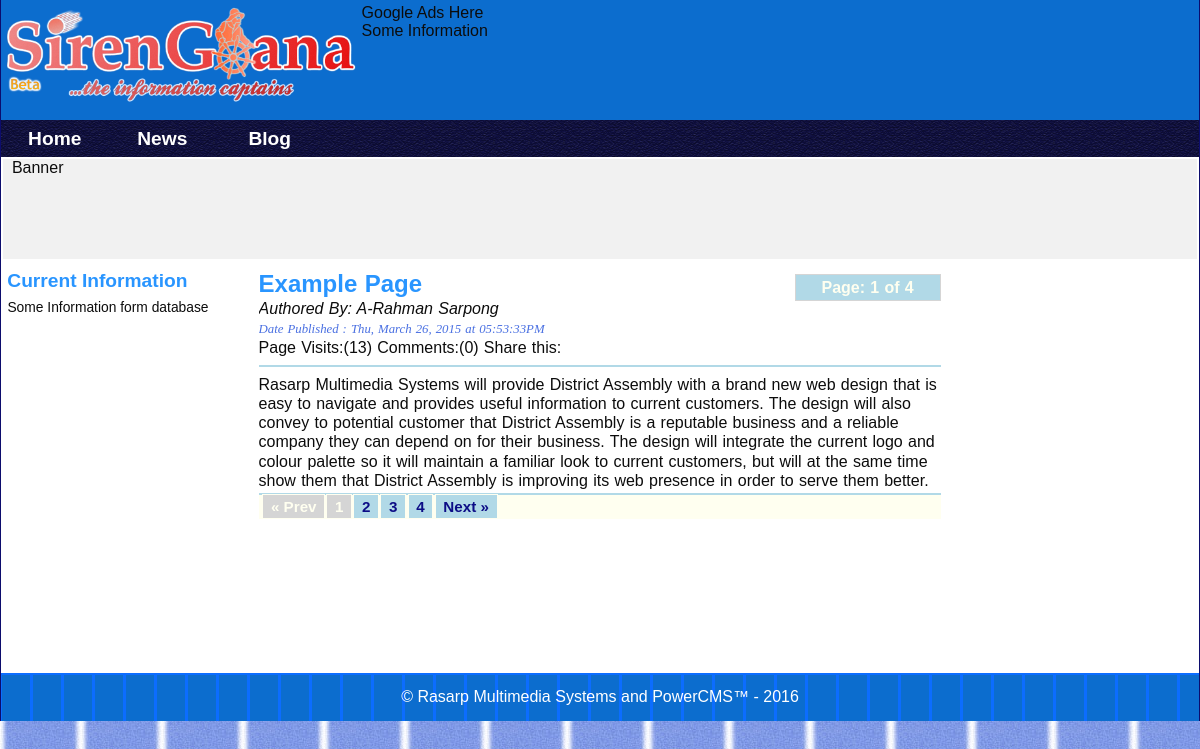
The page /?page=1&action=display&target=Blog&cpos=2 on the database its author committed.
### tables this page shows
CREATE TABLE IF NOT EXISTS `sitemenu` (
`Id` int(11) unsigned NOT NULL,
  `Nav_name` varchar(20) NOT NULL,
  `Nav_type` varchar(20) DEFAULT NULL,
  `Nav_level` int(5) DEFAULT NULL,
  `Position` int(10) NOT NULL,
  `Visible` enum('Y','N') DEFAULT NULL,
  `Featured` enum('Yes','No') NOT NULL DEFAULT 'No'
);

CREATE TABLE IF NOT EXISTS `pages` (
`Id` int(10) unsigned NOT NULL,
  `Title` varchar(255) DEFAULT NULL,
  `Content` text,
  `Source` tinytext,
  `Postedby` int(3) DEFAULT NULL,
  `Dateposted` timestamp NOT NULL DEFAULT CURRENT_TIMESTAMP ON UPDATE CURRENT_TIMESTAMP,
  `Position` int(30) DEFAULT NULL,
  `Published` enum('Y','N') DEFAULT 'N',
  `Featured` enum('Y','N') DEFAULT 'N',
  `Views` int(30) DEFAULT NULL
);

CREATE TABLE IF NOT EXISTS `users` (
`Id` int(10) unsigned NOT NULL,
  `Firstname` varchar(50) NOT NULL,
  `Lastname` varchar(40) NOT NULL,
  `Gender` varchar(6) DEFAULT NULL,
  `Username` varchar(45) NOT NULL,
  `Password` varchar(40) NOT NULL,
  `Email` varchar(50) DEFAULT 'admin@example.com',
  `Authlevel` int(2) DEFAULT NULL,
  `Status` enum('active','inactive','banned') DEFAULT 'active',
  `Lastupdated` timestamp NOT NULL DEFAULT CURRENT_TIMESTAMP ON UPDATE CURRENT_TIMESTAMP
);

### data/navigation.data.php (called while the page is built, shortened)
<?php
class Navigation extends SchemaObjects{
	  function __construct($tablename=""){
		return (!empty($tablename))?$this->getTablename($tablename):"";
	 }
	 public static function selectNavTable($tablename){
	 	    return new Navigation($tablename);
	 }
}

### config/dbcon.class.php (called while the page is built, shortened)
<?php
class MySQLDatabase{
	private $connection;
	private $query_result;
	private static $dbinstance = 0;
 	       function __construct(){
		    $mysqlconnect = new mysqli(DB_HOST,DB_USERNAME,DB_PASSWORD,DB_NAME);
		    static::$dbinstance = 1;
			$this->connection = $mysqlconnect; return static::$dbinstance;
 		}
		public function query($query=null){
		 		$this->query_result = $this->connection->query($query);
				return $this->query_result!=null?$this->query_result:"";
		}
		public function fetchObj($classname=''){
		       return $this->query_result->fetch_object($classname);
		}
		public function getNumofRows(){
		       return $this->query_result->num_rows;
		}
}
$database = new MySQLDatabase();

### config/dbobjects.class.php (called while the page is built, shortened)
<?php
class SchemaObjects{
	protected static function where($clause){
     	return " WHERE {$clause} ";
     }
	public static function countRows($whichfield=null){
	 	$query = "SELECT COUNT(*) as Totalrows FROM ".static::$tablename;
		$query .=" ".($whichfield!=null?static::where($whichfield):"");
		$result_set = static::findBySql($query);
		return (!empty($result_set))? array_shift($result_set):false;
	}
	public static function findAllRecords($addclause=''){
		$data = static::findBySql("SELECT * FROM ".static::$tablename." $addclause");
		return $data;
	 }
	public  static function findPage($perpage=1,$pageoffset=1,$addclause='',$order=''){
		    $query = "SELECT * ";
			$query .=" FROM ".static::$tablename."";
			$query .=($addclause!=null?static::where($addclause):"");
			$query .=" $order LIMIT $perpage ";
			$query .=" OFFSET $pageoffset";
			$result_set = static::findBySql($query);
			return $result_set;
	 }
	public static function specificFields(array $setfields,$whichfield = null,$order='',$limit=1){
	  $query = "SELECT ";
	  $query .= (count($setfields)>=1)?implode(",",$setfields):"*";
	  $query .=" FROM ".static::$tablename;
	  $query .=" ".($whichfield!=null?static::where($whichfield):"");
	  $query .=" $order LIMIT $limit";
	  $result_set = static::findBySql($query);
       return $result_set ;
	}
    public static function findRow($whichfield=null){
	 	$foundrow = static::findBySql("SELECT * FROM ".static::$tablename.""
	 	.($whichfield!=null?static::where($whichfield):""));
		return (!empty($foundrow))?array_shift($foundrow):false;
	 }
	 protected static function findBySql($sql=''){
	 	    global $database;
			if($database->query($sql)){
			return ($database->getNumofRows()!=0)? static::instantiate():"";
			}
	 }
 	 private static function instantiate(){
 	 	     global $database; $objects = array();
		     $classname = get_called_class();
	         while($row = $database->fetchObj("$classname")){
			    $objects[] = $row;
	     	 }
	   return $objects;
	}
}

### includes/functions.inc.php (called while the page is built, shortened)
<?php
function random_chars($length,$randmin=0){
	 $characters ="abcdefghijklmnopqrstuvwxyzABCDEFGHIJKLMNOPQRSTUVWXYZ0123456789";
	 $randchar ="";
	 for($i=0;$i<$length;$i++){
		 $randchar .= $characters[mt_rand($randmin,strlen($characters)-1)];
		 }
		return $randchar;
	}
function formatDate($origdate='',$format = "%d/%m/%Y"){
	switch($format){
	case "datetime_word": $format = "%a, %B %d, %Y at %I:%M:%S%p";
	default: $format;
	}
	if(strlen($origdate)>0){
		return strftime($format,strtotime($origdate));
	}else{ return " "; }
}
?>

### data/settings.data.php (called while the page is built, shortened)
<?php
class GlobalSettings extends SchemaObjects{
    function __construct($tablename=""){
            $this->Target      = isset($_REQUEST["target"])?strval($_REQUEST["target"]):"";
            $this->Currentpage = isset($_REQUEST["page"])?intval($_REQUEST["page"]):intval(1);
            $this->Contentpos  = isset($_REQUEST["cpos"])?intval($_REQUEST["cpos"]):intval(1);
            return (!empty($tablename))?$this->getTablename($tablename):"";
            }
}

### data/page.data.php (called while the page is built, shortened)
<?php
class Page extends SchemaObjects {
	function __construct($tablename=""){
	  return (!empty($tablename))?$this->getTablename($tablename):"";
	 }
}

### includes/html_func.inc.php (the view, shortened to what this page needs)
<?php
function mainPageContent(){
global $template,$users,$html;
$settings = new GlobalSettings("pages");
$pgcategory = new GetTableRecord("pagecategory");
$page     = new Page("pages");
$pagecat = $pgcategory::findRow("Category='$settings->Target'and Position={$settings->Contentpos}");
if($pagecat){
$tp = $settings::countRows();
$settings->Perpage = 1;
$paginate = new Pagination($settings->Currentpage,$settings->Perpage,$tp->Totalrows);
$paginate->addparam ="action=display,target=".$pagecat->Category.",cpos=".$pagecat->Position."";
$paginate->mid_range = ($tp->Totalrows>100?20:6);
$output ="";
$getid = $GLOBALS["id"]<>null?"Id=".$GLOBALS["id"]:"";
$getpages = $page::findPage($settings->Perpage,$paginate->pageOffset(),$getid,"ORDER By Id");
}
 if($pagecat){
  $output .= "<div id=\"page\">";
  $output .= "{$paginate->pageofpage()}";
  if($getpages!=null){ foreach($getpages as $getpage){
		$page::$id = $getid?$getid:"Id=".$getpage->Id;
		$pagehits  = array_shift(@$page::specificFields(["Views"],$page::$id));
		if($pagehits){
		$pagehit = $pagehits->Views;
		if($pagehits->Views===0){$pagehit = 1;}else{$pagehit++;}
		$page->save();
	   }
 $users::$id = "Id={$getpage->Postedby}";;
 $author = $users::findRow($users::$id);
 $output .="<h1>{$getpage->Title}</h1>";
 		$output .="<div id=\"pagebar\"><p><i>Authored By: ".$author->Firstname." ".$author->Lastname."</i></p>
	 	<datetime class=\"dateposted\">Date Published : ".formatDate($getpage->Dateposted,"datetime_word")."</datetime>
	 	<p>Page Visits:({$pagehit})  Comments:(0) Share this:</p><hr></div>";
	 		$output .= bbcode_parser($getpage->Content);
		}
  $output .= "</div>";
  $output .= $paginate->buildPagination();
  }else{$output ="<h1>Ooops!!! No Information posted Yet</h1>";}
  return $output;
 }
}
function getPublicNavigation($url="."){
  $navigation  = new Navigation();
  $navigation  = $navigation::selectNavTable("sitemenu");
  $public_menu = $navigation->findAllRecords("ORDER BY Position");
  $index_link  = GenerateUrl::buildLink($url,$url,"Home");
   if(!empty($public_menu)){
   	$output = "<ul id=\"navigation\"><li>$index_link</li>";
    foreach($public_menu as $pmenu){
      $make_link = GenerateUrl::buildLink($url,".",$pmenu->Nav_name,"action=view,target={$pmenu->Nav_name},cpos={$pmenu->Position},rnd=".random_chars(20));
	  $output .="<li>{$make_link}";
    }
    $output .= "</li></ul>"; return $output;
  }
}

### library/gen_url.class.php (shortened to what this page needs)
<?php
class GenerateUrl{
   private $Url;
   private $Urlparams = array();
   private $File;
   function __construct($url=""){
   	 $this->Url = $url;
   }
   private function addFile($filename=""){
   	  $this->File = $filename;
   }
   private function addUrlParams($param_name,$param_value){
  	$this->Urlparams[$param_name] = $param_value;
  }
  private function createUrl(){
  	    $url = "";
	    $url .= ($this->File !='')?$this->Url.'/'.$this->File:$this->Url;
  	    $params = $this->Urlparams;
   	     if(count($params)>0){ $index = 0;
			foreach ($params as $param_key => $param_value) {
				$url .= ($index === 0)?"?":"&";
				$url .= urlencode($param_key) ."=".urldecode($param_value);
				$index++;
			}
   	   	}
	return $url;
  }
  public static function buildLink($url,$addfile,$linktext,$param_list='',$extra_param=''){
  	$makeurl = new GenerateUrl($url);
     $makeurl->addFile($addfile);
	 if(strlen($param_list)!=0){
	 	$param_list = explode(",", $param_list);
	 	foreach ($param_list as $params) {
			$params = preg_split("/=/", $params);
			$paramkey = $params[0]; $paramval = $params[1];
		    $makeurl->addUrlParams($paramkey, $paramval);
		 }
	 }
     $linktext = (strlen($linktext)==0)?$this->createUrl():trim($linktext);
  	return "<a href=\"".$makeurl->createUrl()."\" {$extra_param}>$linktext</a>";
  }
}

### library/pagination.class.php (shortened to what this page needs)
<?php
class Pagination{
	private $current_page;
	private $per_page;
	private $page_range;
	public  $mid_range =7;
	private $totalcount;
	private $urlpath;
	public  $addparam;
	public function __construct($page,$per_page,$totalcount){
		   $this->current_page =(int)$page;
		   $this->per_page 	   =(int)$per_page;
		   $this->totalcount   =(int)$totalcount;
		   $this->urlpath = ".";
		   $this->page_range= $this->pageRange();
	}
	public function pageOffset(){
	 $offset = ($this->current_page-1)*$this->per_page;
	 return $offset;
	}
	private function totalPages(){
		return ceil($this->totalcount/$this->per_page);
	}
	private function previousPage(){
		return $this->current_page - 1;
	}
	private function nextPage(){
		return $this->current_page + 1;
	}
	private function hasPreviousPage(){
	 return  $this->previousPage() >= 1 ? true : false;
	}
	private function hasNextPage(){
	 return  $this->nextPage() <= $this->totalPages() ? true : false;
	}
	private function pageRange(){
		$this->start_range = $this->current_page - floor($this->mid_range/2);
		$this->end_range   = $this->current_page + floor($this->mid_range/2);
			if($this->start_range <= 0 ){
				$this->start_range = 1;
		    	$this->end_range += abs($this->start_range)+1;
			}elseif($this->end_range > $this->totalPages()){
			    $this->start_range -= $this->end_range-$this->totalPages();
		        $this->end_range   = $this->totalPages();
			}
			return range($this->start_range,$this->end_range);
	}
public function pageOfPage(){
	return "<p class =\"pgofpg\">Page: {$this->current_page} of {$this->totalPages()}</p>";
}
public function buildPagination(){
	$this->link = new  GenerateUrl;
   if($this->totalPages() >= 1 || $this->totalPages() >= 10){
    $list = "<div class=\"pagination\"><ol>";
	$list .="<li>";
    if($this->hasPreviousPage()){
		$list .="<span class=\"enabled\">".$this->link->buildLink("{$this->urlpath}",".","&laquo;Prev","page={$this->previousPage()},{$this->addparam}")."</span>";
	}else {
		$list.="<span class =\"disabled\">&laquo; Prev</span>";
	}
		 for($i=1; $i <= $this->totalPages(); $i++) {
		 	 if($i==1 || $i==$this->totalPages()||in_array($i, $this->page_range)){
			  if($i != $this->current_page){
			  $list .="<span class=\"enabled\">".$this->link->buildLink("{$this->urlpath}",".", "{$i}","page=$i,{$this->addparam}")."</span>";
			  }else{ $list .="<span class=\"disabled\">$i</span>"; }
	        }
		}
   if($this->hasNextPage()){
	   $list .= "<span class=\"enabled\">".$this->link->buildLink("{$this->urlpath}",".", "Next &raquo;","page={$this->nextPage()},{$this->addparam}")."</span>";
   }else{
	   $list .= "<span class=\"disabled\"> Next &raquo;</span>";
   }
	   $list .= "</li>";
   $list .= "<ol></div>"; return $list;
    }
  }
}

### templates/blue_ice/_css/layout.css (style rules this page uses)
html,body,div,nav, section,article, table,ol,ul,dl,dt,ul, h1,h2,h3,h4,h5,h6,p { margin:0; padding:0; }
html { background:url(../_images/bkgcolour.jpg) repeat; opacity:.95; }
body { margin: 0 auto; max-width:1200px; min-width:500px; }
a,a:link { color:#03F; text-decoration: none; }

### templates/blue_ice/_css/navigation.css (style rules this page uses)
#wrap_menu,ul#navigation { width:100%; margin: 0 auto; background:url(../_images/menubkg.png) repeat-x ; position:relative; float:left; }
ul#navigation li { list-style:none; display:inline-block; }
ul#navigation a { width:5em; padding:.4em .3em; display:block; border: 0; }
#navigation a { color:#FFF; font-size:1.2em; font-family: Arial, Georgia; font-weight:bolder; text-align: center; text-decoration:none; }
ul#navigation li { position: relative; z-index:30; }

### templates/blue_ice/_css/content.css (style rules this page uses)
hr { border: 1px solid lightblue; clear: left; }
.livebox { margin: 0.3px; }
.livebox ul.quickref,ul.currentinfo { margin: 0.1px; list-style: none; }
#page { margin: 0 auto; padding: 3px 0px; display:block; line-height:1.4; border-bottom: 2px solid #ADD8E6; overflow: hidden; }
.footer_text { text-align:center; color:white; }

### templates/blue_ice/_css/globals.css (style rules this page uses)
.adinfo { width:69.9%; float:left; position: absolute; left:30%; padding:0.1%; }
#logo,.adinfo { height: 111px; top:2%; }
.pagination { padding:0.2em; background:ivory; clear:both; }
.pagination li { list-style: none; display: inline; text-align:center; }
.pagination a { width:1em; padding: 0.2em 0.5em; margin: 0.01em 0.05em; border:0.1em solid ivory; background: rgba(173,216,230,0.4); background: rgb(173,216,230); }
.pagination a { text-align:center; font-size:0.95em; font-weight:bold; color:navy; text-decoration: none; }
.pagination span.disabled { width:1em; padding: 0.2em 0.5em; margin: 0.01em 0.04em; border:0.02em solid ivory; background: rgba(211,211,211,0.5); background: rgb(211,211,211); font-weight:bold; }
.pagination span.disabled { text-align:center; font-size:0.95em; color:ivory; }
.pgofpg { float:right; width:8em; padding: 0.2em 0.5em; margin: 0.2em 0.05em; border:0.1em solid lightgray; background: rgba(173,216,230,0.4); background: rgb(173,216,230); }
.pgofpg { text-align:center; color: ivory; font-weight:bold; }

### templates/blue_ice/_css/typography.css (style rules this page uses)
body { font-size:100%; font-family:"Trebuchet MS", Arial, Helvetica, sans-serif; }
h1 { font-size: 1.5em; }
h3,h4,h5,h6 { font-family:"Trebuchet MS",sans-serif; font-size:0.95em; }
h1,h2,h3,h4,h5,h6 { color:rgb(30,144,255); }
.dateposted { font-family:"Comic Sans MS", cursive; font-variant:normal; font-style:italic; font-size:0.8em; color: rgb(65,105,225); }
#page { line-height:1.2; text-align: left; font-size:1em; font-size: Arial,Helvetica,Geneva,sans-serif; word-spacing:0.05em; }
.livebox { font-size: 1em; line-height: 1.4; }
ul.currentinfo { font-size:0.9em; }
ul.currentinfo p { font-size:0.96em; text-align: justify; }

### templates/blue_ice/_css/form.css (style rules this page uses)
#formWrapper h2,h3 { font-weight: bolder; font-size: 1.2em; margin-bottom:3px; }

### rows shown on the page
sitemenu: Nav_name "News"
sitemenu: Nav_name "Blog", Nav_level "1"
pages: Title "Example Page", users.Firstname "A-Rahman", users.Lastname "Sarpong", Dateposted "Thu, March 26, 2015 at 05:53:33PM", pagehit "13", value "Rasarp Multimedia Systems will provide District Assembly with a brand new web design that is easy to navigate and provides useful information to current customers. The design will also convey to potential customer that District Assembly is a reputable business and a reliable company they can depend on for their business. The design will integrate the current logo and colour palette so it will maintain a familiar look to current customers, but will at the same time show them that District Assembly is improving its web presence in order to serve them better."

### other values the page prints
$template->getPage("PageHeader") "Google Ads Here Some Information"
$linktext "Home Next »"
$template->getPage("AsideLeft") "Current Information Some Information form database"
$this->totalPages() "4"
$linktext "2"
$linktext "3"
$linktext "4"
$template->getPage("Footer") "© Rasarp Multimedia Systems and PowerCMS™ - 2016"
